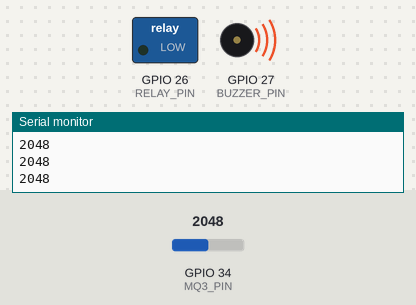
This sketch was run on a simulated ESP32. Parts: switched loads named in the sketch (green lamp = pin HIGH), buzzer (waves = sounding, pin HIGH), the last lines printed to the serial monitor. Inputs (shaded band) come from the test bench; at power-on: GPIO 34 (MQ3_PIN) = 2048.

Above: at 1.3 s.
1.4 s: GPIO 34 (MQ3_PIN) set to 437
2.9 s: GPIO 34 (MQ3_PIN) set to 373
At 4.2 s:
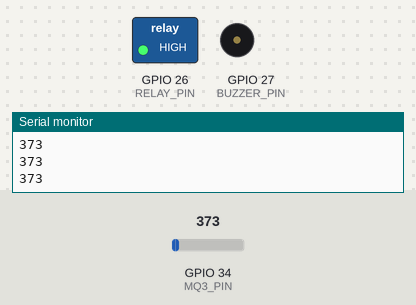
4.5 s: GPIO 34 (MQ3_PIN) set to 440
At 5.4 s:
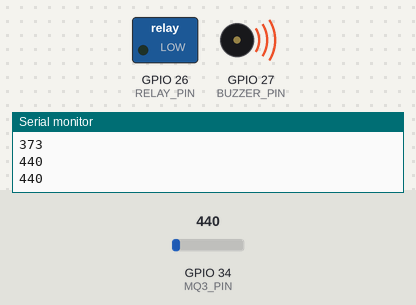
6.0 s: GPIO 34 (MQ3_PIN) set to 360
At 6.6 s:
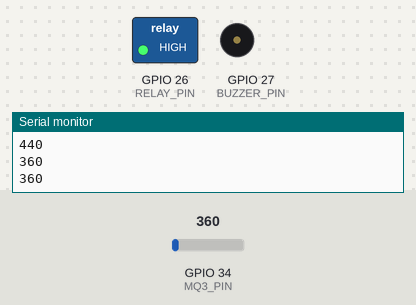
Timing chart, 0 to 8.5 s (numbered marks = the images above; inputs shaded):
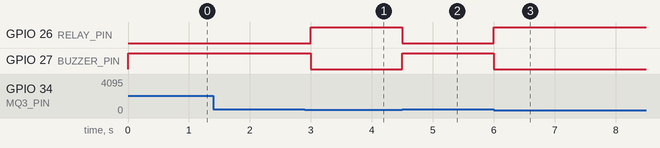

The sketch:

Code.ino
```cpp
#define MQ3_PIN 34
#define RELAY_PIN 26
#define BUZZER_PIN 27

int threshold = 400;

void setup() {
  Serial.begin(115200);

  pinMode(RELAY_PIN, OUTPUT);
  pinMode(BUZZER_PIN, OUTPUT);

  digitalWrite(RELAY_PIN, HIGH); // Motor ON initially
}

void loop() {
  int sensorValue = analogRead(MQ3_PIN);
  Serial.println(sensorValue);

  if (sensorValue > threshold) {
    digitalWrite(RELAY_PIN, LOW);  // Motor OFF
    digitalWrite(BUZZER_PIN, HIGH); // Buzzer ON
  } else {
    digitalWrite(RELAY_PIN, HIGH); // Motor ON
    digitalWrite(BUZZER_PIN, LOW); // Buzzer OFF
  }

  delay(500);
}
```

Measured:
- the behaviour switches between 401 and 400 on GPIO 34 (MQ3_PIN) (found by bisection; images 0 and 1)
- after the input at 2.9 s, GPIO 26 (RELAY_PIN): LOW → HIGH after 0.10 s; GPIO 27 (BUZZER_PIN): HIGH → LOW after 0.10 s
- after the input at 4.5 s, GPIO 26 (RELAY_PIN): HIGH → LOW at once; GPIO 27 (BUZZER_PIN): LOW → HIGH at once
- after the input at 6.0 s, GPIO 26 (RELAY_PIN): LOW → HIGH at once; GPIO 27 (BUZZER_PIN): HIGH → LOW at once
